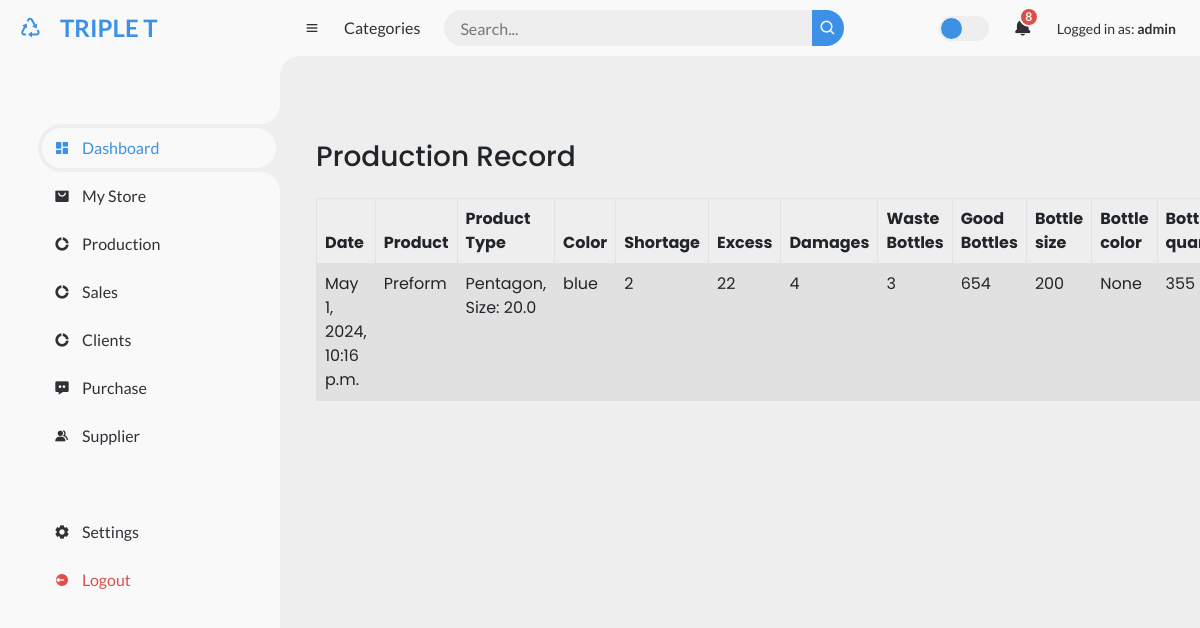
The app's page /production_record/ (signed in) with its own data.
### store/models.py (models this page shows, shortened)
class Production(models.Model):
    product = models.ForeignKey(Stock, on_delete=models.CASCADE, null=True )
    shortages = models.IntegerField()
    excesses = models.IntegerField()
    damages = models.IntegerField()
    waste_bottle = models.IntegerField()
    good_bottle = models.IntegerField()
    bottle_size = models.IntegerField()
    bottle_color = models.CharField(max_length=10, null=True, blank=True)
    bottle_units = models.IntegerField()
    created_at = models.DateTimeField(default=timezone.now, null=True, blank=True)

class Stock(models.Model):
    name = models.CharField(max_length=20, null=True)
    color = models.CharField(max_length=10, null=True, blank=True)
    cap_type = models.ForeignKey(Cap, on_delete=models.CASCADE, null=True, blank=True)
    product_type = models.CharField(max_length=20, null=True, blank=True)
    preform_type = models.ForeignKey(Preform_type, on_delete=models.CASCADE, null=True, blank=True)
    quantity = models.CharField(max_length=10)

class Preform_type(models.Model):
    name = models.CharField(max_length=30)
    size = models.DecimalField(max_digits=5, decimal_places=1)
    quantity_per_bag = models.IntegerField()
    def __str__(self):
        return f"{self.name}, Size: {self.size}"

### store/views.py (the view)
# urls.py: path('production_record/', views.production_record, name="record")
@login_required
def production_record(request):
    record = Production.objects.all()
    return render(request, 'production//summary.html', {'record': record })

### store/templates/production/summary.html
{% extends "base/base.html" %}
{% block body %}
<div class="container mt-5">
    <h3>Production Record</h3>
    <table class="table table-striped table-hover table-bordered mt-4">
        <thead>
            <tr>
                <th>Date</th>
                <th>Product</th>
                <th>Product Type</th>
                <th>Color</th>
                <th>Shortage</th>
                <th>Excess</th>
                <th>Damages </th>
                <th>Waste Bottles </th>
                <th>Good Bottles </th>
                <th>Bottle size </th>
                <th>Bottle color</th>
                <th>Bottle  quantity</th>
            </tr>
        </thead>
        <tbody>
            {% for record in record %}
            <tr>
                <td>{{record.created_at}}</td>
                <td>{{record.product.name}}</td>
                <td>{{record.product.preform_type}}</td>
                <td>{{record.product.color}}</td>
                <td>{{record.shortages}}</td>
                <td>{{record.excesses}}</td>
                <td>{{record.damages}}</td>
                <td>{{record.waste_bottle}}</td>
                <td>{{record.good_bottle}}</td>
                <td>{{record.bottle_size}}</td>
                <td>{{record.bottle_color}}</td>
                <td>{{record.bottle_units}}</td>
            </tr>
            {% endfor %}
        </tbody>
    </table>
</div>
{% endblock %}

### store/templates/base/base.html (shortened to what this page needs)
{% load static %}
<!DOCTYPE html>
<html lang="en">
<head>
	<link href='https://unpkg.com/boxicons@2.0.9/css/boxicons.min.css' rel='stylesheet'>
	<link href="https://cdn.jsdelivr.net/npm/bootstrap@5.2.3/dist/css/bootstrap.min.css" rel="stylesheet">
	<link href="{% static './css/style.css' %}" rel="stylesheet" />
</head>
<body>
	<section id="sidebar">
		<a href="#" class="brand ">
			<i class='bx bx-recycle'></i>
			<span class="text"> TRIPLE T <br>
			</span>
		</a>
		<ul class="side-menu top">
			<li class="active">
				<a href="#">
					<i class='bx bxs-dashboard' ></i>
					<span class="text">Dashboard</span>
				</a>
			</li>
			<li>
				<a href="{% url 'stock_list' %}">
					<i class='bx bxs-shopping-bag-alt' ></i>
					<span class="text">My Store</span>
				</a>
			</li>
			<li>
				<a class="nav-link" href="{% url 'production' %}">
					<i class='bx bxs-doughnut-chart' ></i>
					<span class="text">Production</span>
				</a>
			</li>
			<li>
				<a href="#">
					<i class='bx bxs-doughnut-chart' ></i>
					<span class="text">Sales</span>
				</a>
			</li>
			<li>
				<a href="{% url 'customer' %}">
					<i class='bx bxs-doughnut-chart' ></i>
					<span class="text">Clients</span>
				</a>
			</li>
			<li>
				<a href="{% url 'add_stock' %}">
					<i class='bx bxs-message-dots' ></i>
					<span class="text">Purchase</span>
				</a>
			</li>
			<li>
				<a href="{% url 'supplier' %}">
					<i class='bx bxs-group' ></i>
					<span class="text">Supplier</span>
				</a>
			</li>
		</ul>
		<ul class="side-menu">
			<li>
				<a href="#">
					<i class='bx bxs-cog' ></i>
					<span class="text">Settings</span>
				</a>
			</li>
			<li>
				<a href="#" class="logout">
					<i class='bx bxs-log-out-circle' ></i>
					<span class="text">Logout</span>
				</a>
			</li>
		</ul>
	</section>
	<section id="content">
		<nav>
			<i class='bx bx-menu' ></i>
			<a href="#" class="nav-link">Categories</a>
			<form action="#">
				<div class="form-input">
					<input type="search" placeholder="Search...">
					<button type="submit" class="search-btn"><i class='bx bx-search' ></i></button>
				</div>
			</form>
			<label for="switch-mode" class="switch-mode"></label>
			<a href="#" class="notification">
				<i class='bx bxs-bell' ></i>
				<span class="num">8</span>
			</a>
			<a href="#" class="profile">
					<div class="small">Logged in as: <strong>{{user.get_username}}</strong></div>
			</a>
		</nav>
		<main>
		{% block body %}
		{% endblock%}
		</main>
	</section>
</body>
</html>

### static/css/style.css (style rules this page uses)
* { margin: 0; padding: 0; box-sizing: border-box; }
a { text-decoration: none; }
li { list-style: none; }
:root { --poppins: 'Poppins', sans-serif; --lato: 'Lato', sans-serif; --light: #F9F9F9; --blue: #3C91E6; --light-blue: #CFE8FF; --grey: #eee; --dark-grey: #AAAAAA; --dark: #342E37; --red: #DB504A; --yellow: #FFCE26; --light-yellow: #FFF2C6; --orange: #FD7238; --light-orange: #FFE0D3; }
html { overflow-x: hidden; }
body { background: var(--grey); overflow-x: hidden; }
#sidebar { position: fixed; top: 0; left: 0; width: 280px; height: 100%; background: var(--light); z-index: 2000; font-family: var(--lato); transition: .3s ease; overflow-x: hidden; scrollbar-width: none; }
#sidebar .brand { font-size: 24px; font-weight: 700; height: 56px; display: flex; align-items: center; color: var(--blue); position: sticky; top: 0; left: 0; background: var(--light); z-index: 500; padding-bottom: 20px; box-sizing: content-box; }
#sidebar .brand .bx { min-width: 60px; display: flex; justify-content: center; }
#sidebar .side-menu { width: 100%; margin-top: 48px; }
#sidebar .side-menu li { height: 48px; background: transparent; margin-left: 6px; border-radius: 48px 0 0 48px; padding: 4px; }
#sidebar .side-menu li.active { background: var(--grey); position: relative; }
#sidebar .side-menu li.active::before { content: ''; position: absolute; width: 40px; height: 40px; border-radius: 50%; top: -40px; right: 0; box-shadow: 20px 20px 0 var(--grey); z-index: -1; }
#sidebar .side-menu li.active::after { content: ''; position: absolute; width: 40px; height: 40px; border-radius: 50%; bottom: -40px; right: 0; box-shadow: 20px -20px 0 var(--grey); z-index: -1; }
#sidebar .side-menu li a { width: 100%; height: 100%; background: var(--light); display: flex; align-items: center; border-radius: 48px; font-size: 16px; color: var(--dark); white-space: nowrap; overflow-x: hidden; }
#sidebar .side-menu.top li.active a { color: var(--blue); }
#sidebar .side-menu li a.logout { color: var(--red); }
#sidebar .side-menu li a .bx { min-width: calc(60px - ((4px + 6px) * 2)); display: flex; justify-content: center; }
#content { position: relative; width: calc(100% - 280px); left: 280px; transition: .3s ease; }
#content nav { height: 56px; background: var(--light); padding: 0 24px; display: flex; align-items: center; grid-gap: 24px; font-family: var(--lato); position: sticky; top: 0; left: 0; z-index: 1000; }
#content nav::before { content: ''; position: absolute; width: 40px; height: 40px; bottom: -40px; left: 0; border-radius: 50%; box-shadow: -20px -20px 0 var(--light); }
#content nav a { color: var(--dark); }
#content nav .bx.bx-menu { cursor: pointer; color: var(--dark); }
#content nav .nav-link { font-size: 16px; transition: .3s ease; }
#content nav form { max-width: 400px; width: 100%; margin-right: auto; }
#content nav form .form-input { display: flex; align-items: center; height: 36px; }
#content nav form .form-input input { flex-grow: 1; padding: 0 16px; height: 100%; border: none; background: var(--grey); border-radius: 36px 0 0 36px; outline: none; width: 100%; color: var(--dark); }
#content nav form .form-input button { width: 36px; height: 100%; display: flex; justify-content: center; align-items: center; background: var(--blue); color: var(--light); font-size: 18px; border: none; outline: none; border-radius: 0 36px 36px 0; cursor: pointer; }
#content nav .notification { font-size: 20px; position: relative; }
#content nav .notification .num { position: absolute; top: -6px; right: -6px; width: 20px; height: 20px; border-radius: 50%; border: 2px solid var(--light); background: var(--red); color: var(--light); font-weight: 700; font-size: 12px; display: flex; justify-content: center; align-items: center; }
#content nav .switch-mode { display: block; min-width: 50px; height: 25px; border-radius: 25px; background: var(--grey); cursor: pointer; position: relative; }
#content nav .switch-mode::before { content: ''; position: absolute; top: 2px; left: 2px; bottom: 2px; width: calc(25px - 4px); background: var(--blue); border-radius: 50%; transition: all .3s ease; }
#content main { width: 100%; padding: 36px 24px; font-family: var(--poppins); max-height: calc(100vh - 56px); overflow-y: auto; }

### records on screen
Production: created_at "May 1, 2024, 10:16 p.m.", product.name "Preform", product.preform_type "Pentagon, Size: 20.0", product.color "blue", shortages "2", excesses "22", damages "4", waste_bottle "3", good_bottle "654", bottle_size "200", bottle_color "None", bottle_units "355"

### other values on screen
{{ user.get_username }} "admin"
